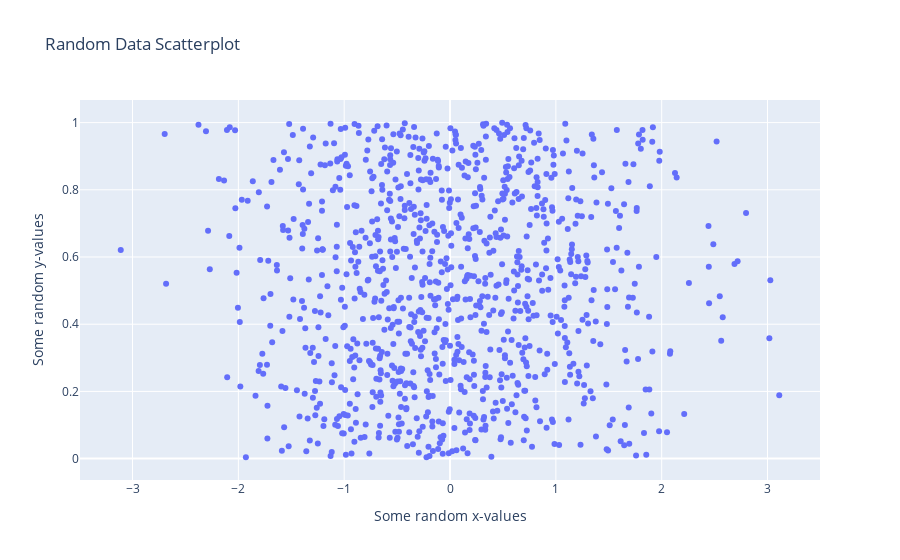

Notebook code cell kept with this figure:
### Code cell
# Create a fig from the data and layout. Then plot the fig
fig = go.Figure(data=data, layout=layout)
fig.show()

### Figure 1 — Plotly figure (JSON) as saved in the notebook; plotly's stock layout.template omitted (floating-point values rounded to 4 significant figures; data arrays with more than 128 entries replaced by an {"elided": "..."} marker saying what was removed)
{"data": [{"mode": "markers", "type": "scatter", "x": {"elided": "1000 float values"}, "y": {"elided": "1000 float values"}}], "layout": {"hovermode": "closest", "title": {"text": "Random Data Scatterplot"}, "xaxis": {"title": {"text": "Some random x-values"}}, "yaxis": {"title": {"text": "Some random y-values"}}}}
